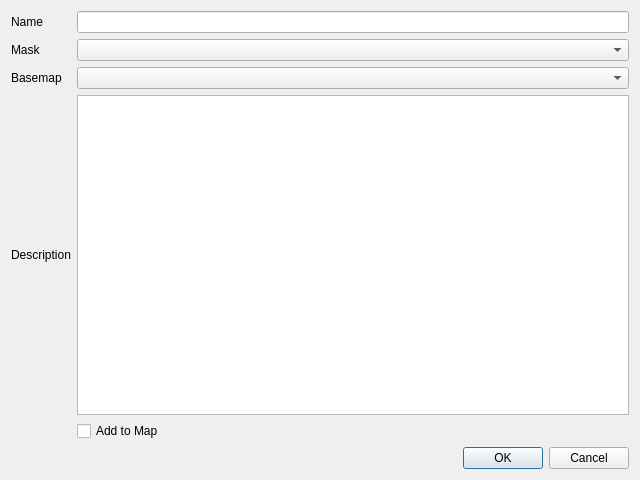
<?xml version="1.0" encoding="UTF-8"?>
<ui version="4.0">
 <class>AnalysisProperties</class>
 <widget class="QDialog" name="AnalysisProperties">
  <property name="geometry">
   <rect>
    <x>0</x>
    <y>0</y>
    <width>640</width>
    <height>480</height>
   </rect>
  </property>
  <property name="windowTitle">
   <string>Analysis Properties</string>
  </property>
  <layout class="QVBoxLayout" name="verticalLayout_2">
   <item>
    <layout class="QVBoxLayout" name="verticalLayout">
     <item>
      <layout class="QGridLayout" name="gridLayout">
       <item row="0" column="0">
        <widget class="QLabel" name="lblName">
         <property name="text">
          <string>Name</string>
         </property>
        </widget>
       </item>
       <item row="1" column="2">
        <widget class="QComboBox" name="cboMask"/>
       </item>
       <item row="0" column="2">
        <widget class="QLineEdit" name="txtName"/>
       </item>
       <item row="2" column="2">
        <widget class="QComboBox" name="cboBasemap"/>
       </item>
       <item row="3" column="2">
        <widget class="QPlainTextEdit" name="txtDescription"/>
       </item>
       <item row="2" column="0">
        <widget class="QLabel" name="lblBasemap">
         <property name="text">
          <string>Basemap</string>
         </property>
        </widget>
       </item>
       <item row="3" column="0">
        <widget class="QLabel" name="label_3">
         <property name="text">
          <string>Description</string>
         </property>
        </widget>
       </item>
       <item row="1" column="0">
        <widget class="QLabel" name="lblMask">
         <property name="text">
          <string>Mask</string>
         </property>
        </widget>
       </item>
       <item row="4" column="2">
        <widget class="QCheckBox" name="chkAddToMap">
         <property name="text">
          <string>Add to Map</string>
         </property>
        </widget>
       </item>
      </layout>
     </item>
     <item>
      <widget class="QDialogButtonBox" name="buttonBox">
       <property name="orientation">
        <enum>Qt::Horizontal</enum>
       </property>
       <property name="standardButtons">
        <set>QDialogButtonBox::Cancel|QDialogButtonBox::Ok</set>
       </property>
      </widget>
     </item>
    </layout>
   </item>
  </layout>
 </widget>
 <tabstops>
  <tabstop>txtName</tabstop>
  <tabstop>cboMask</tabstop>
  <tabstop>cboBasemap</tabstop>
  <tabstop>txtDescription</tabstop>
 </tabstops>
 <resources/>
 <connections>
  <connection>
   <sender>buttonBox</sender>
   <signal>accepted()</signal>
   <receiver>AnalysisProperties</receiver>
   <slot>accept()</slot>
   <hints>
    <hint type="sourcelabel">
     <x>248</x>
     <y>254</y>
    </hint>
    <hint type="destinationlabel">
     <x>157</x>
     <y>274</y>
    </hint>
   </hints>
  </connection>
  <connection>
   <sender>buttonBox</sender>
   <signal>rejected()</signal>
   <receiver>AnalysisProperties</receiver>
   <slot>reject()</slot>
   <hints>
    <hint type="sourcelabel">
     <x>316</x>
     <y>260</y>
    </hint>
    <hint type="destinationlabel">
     <x>286</x>
     <y>274</y>
    </hint>
   </hints>
  </connection>
 </connections>
</ui>
